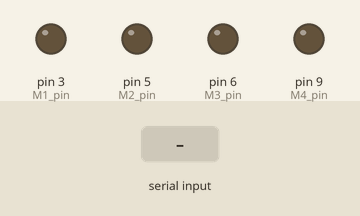
The sketch below on a simulated Arduino Uno, built with avr-gcc and run on an emulated ATmega328P. Parts: output pins drawn as LEDs (lit = HIGH). The inputs (shaded band) are chosen by the test bench. What the sketch prints to the serial monitor is not drawn.

Above: at 1.2 s.
1.3 s: "90,45,200\n" received over Serial
At 2.5 s:
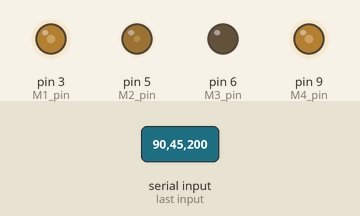
2.8 s: "30,150,10\n" received over Serial
At 3.9 s:
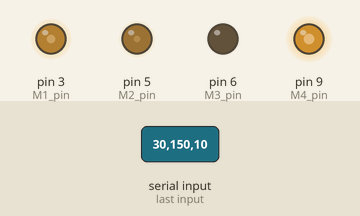
Timing chart, 0 to 5.8 s (numbered marks = the images above; inputs shaded):
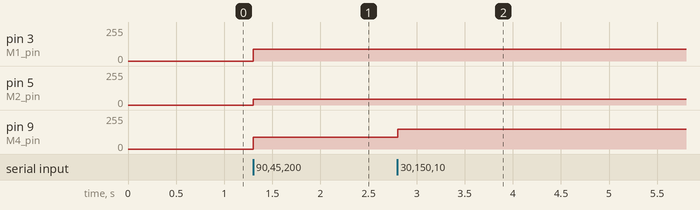

Measured:
- after the input at 1.3 s, pin 3 (M1_pin), pin 9 (M4_pin): 0/255 → 90/255 at once; pin 5 (M2_pin): 0/255 → 45/255 at once
- after the input at 2.8 s, pin 9 (M4_pin): 90/255 → 150/255 at once

The sketch:

ArduinoControl_Will.ino
```cpp
//zoomkat 11-12-13 String capture and parsing
//from serial port input (via serial monitor)
//and print result out serial port
//copy test strings and use ctrl/v to paste in
//serial monitor if desired
// * is used as the data string delimiter
// , is used to delimit individual data

String msgReceived; //main captured String
const int max_msg_len = 3;
//const char delim ;
long unsigned int a, b, c, d;
int ind1; // , locations
int ind2;
int ind3;
int ind4;

const int M1_pin = 3; const int M2_pin = 5; const int M3_pin = 6; const int M4_pin = 9;


void setup() {
  Serial.begin(115200);
  Serial.println("Arduino ready");
}

void loop() {
  if (Serial.available() == 0) {
    // do nothing
  }

  if (Serial.available())  {
    a, b, c, d = parsingString();


  }
  analogWrite(M1_pin, a);
  analogWrite(M2_pin, b);
  analogWrite(M3_pin, c);
  analogWrite(M4_pin,d);
//  Serial.print("d = "); Serial.println(d);
}

int parsingString(){
  char c = Serial.read();  //gets one byte from serial buffer
    if (c == '\n') {
      ind1 = msgReceived.indexOf(',');  //finds location of first ,
      ind2 = msgReceived.indexOf(',', ind1 + 1 ); //finds location of second ,
      ind3 = msgReceived.indexOf(',', ind2 + 1 );
      ind4 = msgReceived.indexOf(',', ind3 + 1 );
      int indx[] = {ind1, ind2, ind3, ind4};

      String M1 = msgReceived.substring(0, ind1);   //captures first data String
      String M2 = msgReceived.substring(ind1 + 1, ind2); //captures second data String
      String M3 = msgReceived.substring(ind2 + 1, ind3);
      String M4 = msgReceived.substring(ind3 + 1); //captures remain part of data after last

      //      M = {M1.toInt(), M2.toInt(), M3.toInt(), M4.toInt()};
      a = M1.toInt(); b = M2.toInt(); c = M3.toInt(); d = M4.toInt();

      return a, b, c, d;


      //      Serial.print(M[0]); Serial.print(', '); Serial.print(M[1]);Serial.print(', ');
      //      Serial.print(M[2]); Serial.pritn(', '); Serial.println(M[3])
    }


    else {
      msgReceived += c; //makes the string msgReceived
    }
}
```
